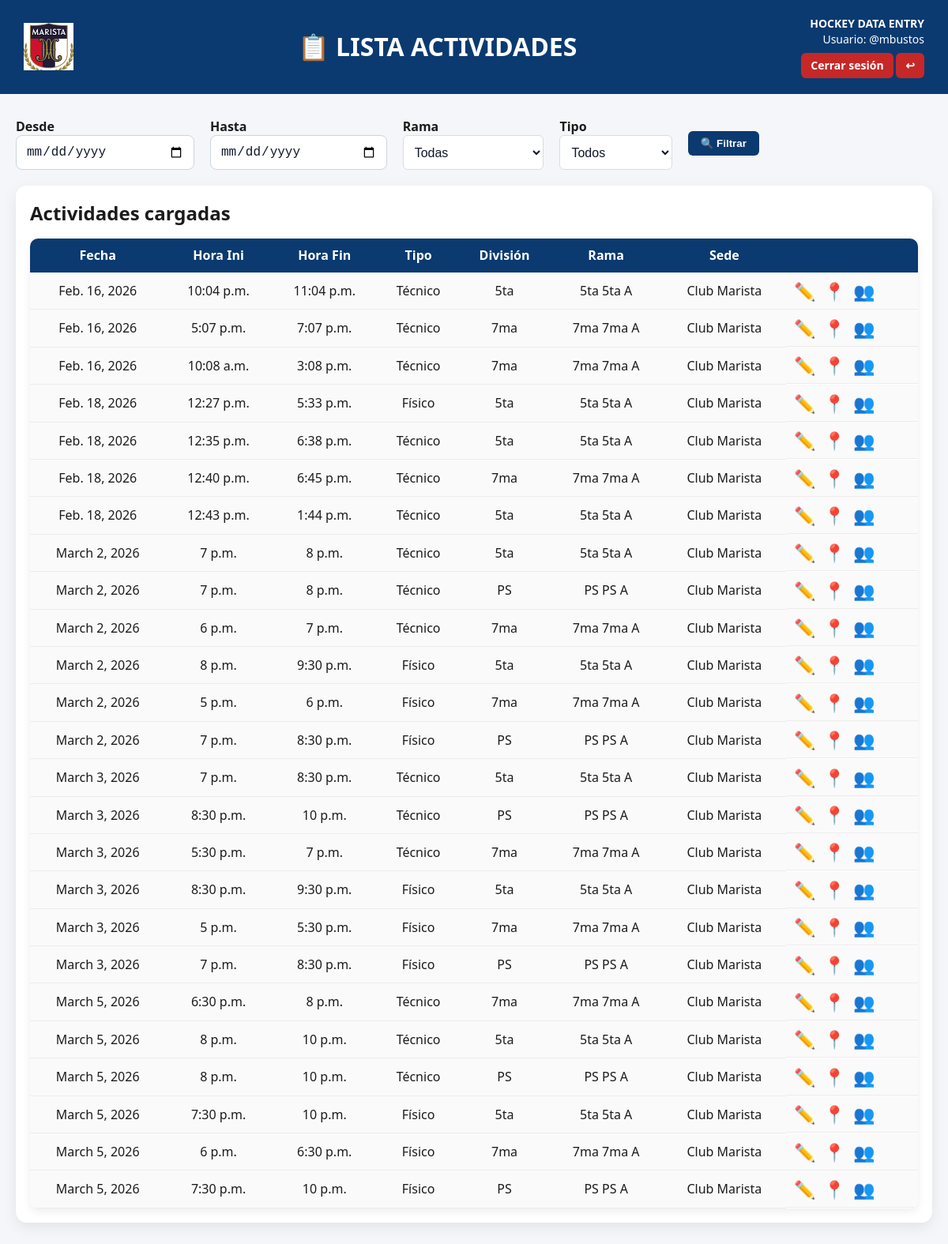
The app's page /lista_actividades/ (signed in) with its own data.
### app_club/models.py (models this page shows, shortened)
class Actividad(models.Model):
    TIPO = [
        ('Técnico', 'Técnico'),
        ('Físico', 'Físico'),
        ('Partido', 'Partido'),
        ('Otra', 'Otra'),
    ]
    tipo = models.CharField(max_length=20, choices=TIPO)
    fecha = models.DateField()
    hora_inicio = models.TimeField()
    hora_fin = models.TimeField()
    division = models.ForeignKey(Division, on_delete=models.CASCADE)
    rama = models.ForeignKey(Rama, on_delete=models.CASCADE)
    sede = models.ForeignKey(
        Sede,
        on_delete=models.PROTECT,
        related_name="actividades",
        null=True,      # 👈 CLAVE
        blank=True
    )
    entrenadores = models.ManyToManyField(Entrenador, blank=True)
    ayudantes = models.ManyToManyField(Ayudante, blank=True)
    pfs = models.ManyToManyField(PF, blank=True)
    managers = models.ManyToManyField(Manager, blank=True)
    creado_por = models.ForeignKey(User, on_delete=models.SET_NULL, null=True, blank=True, related_name="actividades_creadas")
    creado_el = models.DateTimeField(default=timezone.now)
    modificado_por = models.ForeignKey(User, on_delete=models.SET_NULL, null=True, blank=True, related_name="actividades_modificadas")
    modificado_el = models.DateTimeField(auto_now=True)

class Division(models.Model):
    nombre = models.CharField(max_length=20)   # Ej: "6ta", "5ta", "7ma"
    def __str__(self):
        return self.nombre

class Rama(models.Model):
    nombre = models.CharField(max_length=10)   # "A", "B", "C"
    division = models.ForeignKey(Division, on_delete=models.CASCADE)
    def __str__(self):
        return f"{self.division.nombre} {self.nombre}"

class Sede(models.Model):
    TIPO = [
        ("club", "Club Marista"),
        ("otro_club", "Otro club"),
        ("otro", "Otro lugar"),
    ]
    nombre = models.CharField(max_length=100)
    tipo = models.CharField(max_length=20, choices=TIPO)
    lat= models.DecimalField(max_digits=9, decimal_places=6)
    long = models.DecimalField(max_digits=9, decimal_places=6)
    def __str__(self):
        return self.nombre

### app_club/views.py (the view)
# urls.py: path('lista_actividades/', views.lista_actividades, name='lista_actividades'), #VISTA
@login_required
def lista_actividades(request):
    ctx = actividad_base(
        request,
        template="app_club/lista_actividades.html",
        show_form=False,
        return_ctx=True
    )
    permisos = StaffPermission.objects.filter(user=request.user)
    ramas_permitidas = permisos.values_list("rama_id", flat=True)
    ctx["ramas"] = Rama.objects.filter(id__in=ramas_permitidas)
    ctx["tipos"] = Actividad.TIPO
    qs = ctx["actividades"]
    fecha_desde = request.GET.get("fecha_desde")
    fecha_hasta = request.GET.get("fecha_hasta")
    rama = request.GET.get("rama")
    tipo = request.GET.get("tipo")
    if fecha_desde:
        qs = qs.filter(fecha__gte=fecha_desde)
    if fecha_hasta:
        qs = qs.filter(fecha__lte=fecha_hasta)
    if rama:
        qs = qs.filter(rama_id=rama)
    if tipo:
        qs = qs.filter(tipo=tipo)
    ctx["actividades"] = qs.order_by("fecha", "creado_el", "id")
    return render(request, "app_club/lista_actividades.html", ctx)

### app_club/templates/app_club/lista_actividades.html (shortened to what this page needs)
<!DOCTYPE html>
<html lang="es">
{% load static %}
<head>
    <link rel="stylesheet" href="{% static 'app_club/css/style_actividad.css' %}">
</head>
<body>
<div class="header">
    <img src="{% static 'img/logo_club.png' %}" alt="Logo Club">
    <h1>📋 LISTA ACTIVIDADES</h1>
    <div class="right-info">
        <div><strong>HOCKEY DATA ENTRY</strong></div>
        <div>Usuario: {{ user.username }}</div>
        <div>
            <a href="{% url 'logout' %}" class="logout-link">Cerrar sesión</a>
            <a href="{% url 'app_club:areas' %}" class="logout-link">↩</a>
        </div>
    </div>
</div>
<div class="contenedor-tabla">
<div class="filter-bar">
    <form method="get">
        <div class="filter-row">
            <div class="filter-item">
                <label>Desde</label>
                <input type="date" name="fecha_desde"
                       value="{{ request.GET.fecha_desde }}">
            </div>
            <div class="filter-item">
                <label>Hasta</label>
                <input type="date" name="fecha_hasta"
                       value="{{ request.GET.fecha_hasta }}">
            </div>
            <div class="filter-item">
                <label>Rama</label>
                <select name="rama">
                    <option value="">Todas</option>
                </select>
            </div>
            <div class="filter-item">
                <label>Tipo</label>
                <select name="tipo">
                    <option value="">Todos</option>
                </select>
            </div>
            <div class="filter-item">
                <button type="submit" class="btn-filter">🔍 Filtrar</button>
            </div>
        </div>
    </form>
</div>
    <div class="table-container">
    <h2>Actividades cargadas</h2>
    {% if actividades %}
       <table class="base-table">
        <thead>
            <tr>
                <th>Fecha</th>
                <th>Hora Ini</th>
                <th>Hora Fin</th>
                <th>Tipo</th>
                <th>División</th>
                <th>Rama</th>
                <th>Sede</th>
                <th></th>
            </tr>
        </thead>
        <tbody>
        {% for a in actividades %}
            <tr>
                <td>{{ a.fecha }}</td>
                <td>{{ a.hora_inicio }}</td>
                <td>{{ a.hora_fin }}</td>
                <td>{{ a.get_tipo_display }}</td>
                <td>{{ a.division }}</td>
                <td>{{ a.rama }}</td>
                <td>{{ a.sede }}</td>
                <td class="acciones">
                    <a href="{% url 'app_club:editar_actividad' a.id %}" title="Editar actividad">✏️</a>
                    <a href="{% url 'app_club:presencialidad_entrenadores' a.id %}">📍</a>
                    <a href="{% url 'app_club:presencialidad_jugadoras' a.id %}" title="Presencialidad jugadoras">👥</a>
                </td>
            </tr>
        {% endfor %}
        </tbody>
    </table>
    </div>
    {% else %}
        <p>No hay actividades cargadas.</p>
    {% endif %}
</div>
</body>
</html>

### app_club/static/app_club/css/style_actividad.css (style rules this page uses)
* { box-sizing: border-box; margin: 0; padding: 0; }
body { font-family: "Segoe UI", Arial, sans-serif; background: #F4F6F9; color: #1B1B1B; line-height: 1.4; }
.header { background: #0B3A70; color: white; padding: 20px 30px; display: flex; align-items: center; justify-content: space-between; }
.header img { height: 60px; }
.header h1 { font-size: 32px; font-weight: 700; flex: 1; text-align: center; }
.right-info { text-align: right; font-size: 14px; }
.logout-link { margin-top: 8px; display: inline-block; background: #C62828; color: white; padding: 6px 12px; border-radius: 6px; text-decoration: none; font-weight: bold; }
.contenedor-tabla { max-width: 1200px; margin: 30px auto; padding: 0 20px; }
.acciones { display: flex; flex-direction: row; align-items: center; gap: 10px; }
.acciones a { font-size: 22px; text-decoration: none; line-height: 1; transition: transform 0.15s ease; }
input[type="text"], input[type="date"], input[type="number"], select { width: 100%; padding: 9px 10px; border: 1px solid #D8DDE3; border-radius: 6px; background: white; font-size: 14px; }
.table-container { background: #ffffff; border-radius: 14px; padding: 18px; margin-top: 20px; box-shadow: 0 6px 18px rgba(0,0,0,0.08); overflow-x: auto; max-width: 1200px; margin: 0 auto; }
.base-table { width: 100%; border-collapse: collapse; margin-top: 15px; border-radius: 10px; overflow: hidden; box-shadow: 0 4px 12px rgba(0,0,0,0.07); }
.base-table th { background: #0B3A70; color: white; padding: 12px; text-align: center; white-space: normal; word-break: break-word; line-height: 1.2; }
.base-table thead th { background: #0B3A70; color: #ffffff; padding: 12px 10px; font-size: 16px; font-weight: 600; text-align: center; line-height: 1.2; white-space: normal; word-break: break-word; }
.base-table td { padding: 12px 10px; font-size: 16px; text-align: center; background: #FAFAFA; border-bottom: 1px solid #ECECEC; }
input[type="date"], input[type="time"], select { width: 100%; height: 44px; padding: 8px 12px; font-size: 16px; border: 1px solid #cbd5e1; border-radius: 8px; background-color: #ffffff; color: #0f172a; box-sizing: border-box; }
.filter-bar { margin-bottom: 20px; }
.filter-row { display: flex; gap: 20px; align-items: center; flex-wrap: wrap; }
.filter-item label { font-weight: 600; margin-right: 5px; }
.filter-item select { padding: 8px 10px; border: 1px solid #D8DDE3; border-radius: 6px; background: white; }
.btn-filter { background: #0B3A70; color: white; padding: 8px 16px; border-radius: 6px; border: none; cursor: pointer; font-weight: bold; }

### records on screen
Actividad: fecha "Feb. 16, 2026", hora_inicio "10:04 p.m.", hora_fin "11:04 p.m.", tipo "Técnico", division "5ta", rama "5ta 5ta A", sede "Club Marista"
Actividad: fecha "Feb. 16, 2026", hora_inicio "5:07 p.m.", hora_fin "7:07 p.m.", tipo "Técnico", division "7ma", rama "7ma 7ma A", sede "Club Marista"
Actividad: fecha "Feb. 16, 2026", hora_inicio "10:08 a.m.", hora_fin "3:08 p.m.", tipo "Técnico", division "7ma", rama "7ma 7ma A", sede "Club Marista"
Actividad: fecha "Feb. 18, 2026", hora_inicio "12:27 p.m.", hora_fin "5:33 p.m.", tipo "Físico", division "5ta", rama "5ta 5ta A", sede "Club Marista"
Actividad: fecha "Feb. 18, 2026", hora_inicio "12:35 p.m.", hora_fin "6:38 p.m.", tipo "Técnico", division "5ta", rama "5ta 5ta A", sede "Club Marista"
Actividad: fecha "Feb. 18, 2026", hora_inicio "12:40 p.m.", hora_fin "6:45 p.m.", tipo "Técnico", division "7ma", rama "7ma 7ma A", sede "Club Marista"
Actividad: fecha "Feb. 18, 2026", hora_inicio "12:43 p.m.", hora_fin "1:44 p.m.", tipo "Técnico", division "5ta", rama "5ta 5ta A", sede "Club Marista"
Actividad: fecha "March 2, 2026", hora_inicio "7 p.m.", hora_fin "8 p.m.", tipo "Técnico", division "5ta", rama "5ta 5ta A", sede "Club Marista"
Actividad: fecha "March 2, 2026", hora_inicio "7 p.m.", hora_fin "8 p.m.", tipo "Técnico", division "PS", rama "PS PS A", sede "Club Marista"
Actividad: fecha "March 2, 2026", hora_inicio "6 p.m.", hora_fin "7 p.m.", tipo "Técnico", division "7ma", rama "7ma 7ma A", sede "Club Marista"
Actividad: fecha "March 2, 2026", hora_inicio "8 p.m.", hora_fin "9:30 p.m.", tipo "Físico", division "5ta", rama "5ta 5ta A", sede "Club Marista"
Actividad: fecha "March 2, 2026", hora_inicio "5 p.m.", hora_fin "6 p.m.", tipo "Físico", division "7ma", rama "7ma 7ma A", sede "Club Marista"
Actividad: fecha "March 2, 2026", hora_inicio "7 p.m.", hora_fin "8:30 p.m.", tipo "Físico", division "PS", rama "PS PS A", sede "Club Marista"
Actividad: fecha "March 3, 2026", hora_inicio "7 p.m.", hora_fin "8:30 p.m.", tipo "Técnico", division "5ta", rama "5ta 5ta A", sede "Club Marista"
Actividad: fecha "March 3, 2026", hora_inicio "8:30 p.m.", hora_fin "10 p.m.", tipo "Técnico", division "PS", rama "PS PS A", sede "Club Marista"
Actividad: fecha "March 3, 2026", hora_inicio "5:30 p.m.", hora_fin "7 p.m.", tipo "Técnico", division "7ma", rama "7ma 7ma A", sede "Club Marista"
Actividad: fecha "March 3, 2026", hora_inicio "8:30 p.m.", hora_fin "9:30 p.m.", tipo "Físico", division "5ta", rama "5ta 5ta A", sede "Club Marista"
Actividad: fecha "March 3, 2026", hora_inicio "5 p.m.", hora_fin "5:30 p.m.", tipo "Físico", division "7ma", rama "7ma 7ma A", sede "Club Marista"
Actividad: fecha "March 3, 2026", hora_inicio "7 p.m.", hora_fin "8:30 p.m.", tipo "Físico", division "PS", rama "PS PS A", sede "Club Marista"
Actividad: fecha "March 5, 2026", hora_inicio "6:30 p.m.", hora_fin "8 p.m.", tipo "Técnico", division "7ma", rama "7ma 7ma A", sede "Club Marista"
Actividad: fecha "March 5, 2026", hora_inicio "8 p.m.", hora_fin "10 p.m.", tipo "Técnico", division "5ta", rama "5ta 5ta A", sede "Club Marista"
Actividad: fecha "March 5, 2026", hora_inicio "8 p.m.", hora_fin "10 p.m.", tipo "Técnico", division "PS", rama "PS PS A", sede "Club Marista"
Actividad: fecha "March 5, 2026", hora_inicio "7:30 p.m.", hora_fin "10 p.m.", tipo "Físico", division "5ta", rama "5ta 5ta A", sede "Club Marista"
Actividad: fecha "March 5, 2026", hora_inicio "6 p.m.", hora_fin "6:30 p.m.", tipo "Físico", division "7ma", rama "7ma 7ma A", sede "Club Marista"
Actividad: fecha "March 5, 2026", hora_inicio "7:30 p.m.", hora_fin "10 p.m.", tipo "Físico", division "PS", rama "PS PS A", sede "Club Marista"

### other values on screen
{{ user.username }} "@mbustos"
